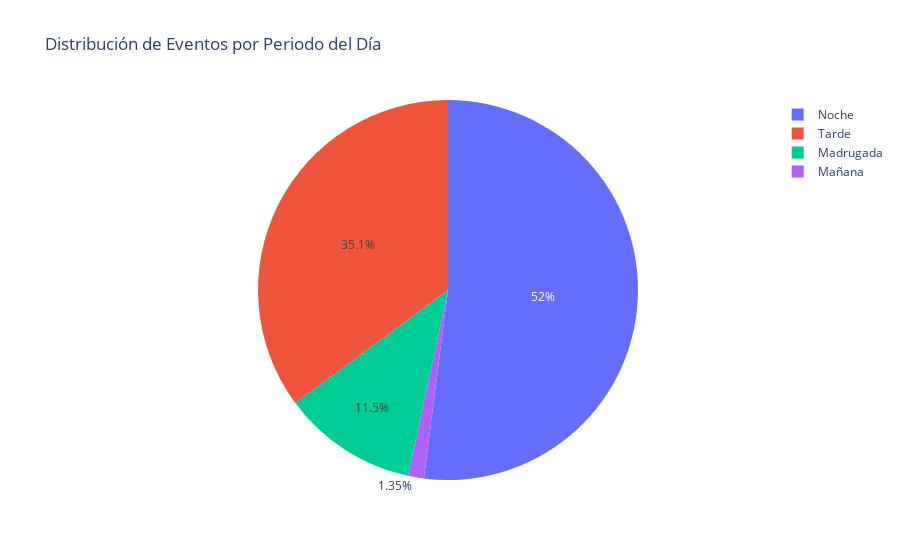

Notebook code for this chart:
### Markdown cell above
### 4.7 Análisis de Periodos del Día

### Code cell
# Análisis por periodo del día
if 'df_features' in locals() and 'period_of_day' in df_features.columns:
    period_counts = df_features['period_of_day'].value_counts()
    
    fig = px.pie(
        values=period_counts.values,
        names=period_counts.index,
        title='Distribución de Eventos por Periodo del Día'
    )
    fig.show()

### Figure 1 — Plotly figure (JSON) as saved in the notebook; plotly's stock layout.template omitted (floating-point values rounded to 4 significant figures)
{"data": [{"domain": {"x": [0, 1], "y": [0, 1]}, "hovertemplate": "label=%{label}<br>value=%{value}<extra></extra>", "labels": ["Noche", "Tarde", "Madrugada", "Mañana"], "legendgroup": "", "name": "", "showlegend": true, "type": "pie", "values": [77, 52, 17, 2]}], "layout": {"legend": {"tracegroupgap": 0}, "title": {"text": "Distribución de Eventos por Periodo del Día"}}}
